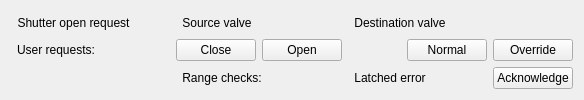
    <widget class="QFrame" name="srcdest">
     <property name="sizePolicy">
      <sizepolicy hsizetype="Preferred" vsizetype="Preferred">
       <horstretch>0</horstretch>
       <verstretch>0</verstretch>
      </sizepolicy>
     </property>
     <property name="maximumSize">
      <size>
       <width>16777215</width>
       <height>100</height>
      </size>
     </property>
     <layout class="QGridLayout" name="gridLayout" rowstretch="2,0,0,0">
      <item row="1" column="0">
       <layout class="QHBoxLayout" name="horizontalLayout_4">
        <item>
         <widget class="PyDMByteIndicator" name="PyDMByteIndicator_4">
          <property name="toolTip">
           <string>Is BTPS requesting shutter open?</string>
          </property>
          <property name="alarmSensitiveContent" stdset="0">
           <bool>false</bool>
          </property>
          <property name="alarmSensitiveBorder" stdset="0">
           <bool>false</bool>
          </property>
          <property name="channel" stdset="0">
           <string>ca://${SHUTTER}LSS:OpenRequest_RBV</string>
          </property>
          <property name="showLabels" stdset="0">
           <bool>false</bool>
          </property>
          <property name="bigEndian" stdset="0">
           <bool>false</bool>
          </property>
          <property name="circles" stdset="0">
           <bool>true</bool>
          </property>
          <property name="numBits" stdset="0">
           <number>1</number>
          </property>
          <property name="shift" stdset="0">
           <number>0</number>
          </property>
          <property name="labels" stdset="0">
           <stringlist>
            <string>Bit 0</string>
           </stringlist>
          </property>
         </widget>
        </item>
        <item>
         <widget class="QLabel" name="label_7">
          <property name="font">
           <font>
            <weight>50</weight>
            <bold>false</bold>
           </font>
          </property>
          <property name="text">
           <string>Shutter open request</string>
          </property>
          <property name="alignment">
           <set>Qt::AlignCenter</set>
          </property>
         </widget>
        </item>
        <item>
         <spacer name="horizontalSpacer_5">
          <property name="orientation">
           <enum>Qt::Horizontal</enum>
          </property>
          <property name="sizeHint" stdset="0">
           <size>
            <width>40</width>
            <height>20</height>
           </size>
          </property>
         </spacer>
        </item>
       </layout>
      </item>
      <item row="3" column="0">
       <layout class="QHBoxLayout" name="horizontalLayout_7">
        <item>
         <widget class="PyDMByteIndicator" name="PyDMByteIndicator_6">
          <property name="toolTip">
           <string>Indicates if all data is being sourced correctly.</string>
          </property>
          <property name="alarmSensitiveContent" stdset="0">
           <bool>false</bool>
          </property>
          <property name="alarmSensitiveBorder" stdset="0">
           <bool>false</bool>
          </property>
          <property name="channel" stdset="0">
           <string>ca://${SOURCE}Valid_RBV</string>
          </property>
          <property name="offColor" stdset="0">
           <color>
            <red>255</red>
            <green>0</green>
            <blue>0</blue>
           </color>
          </property>
          <property name="showLabels" stdset="0">
           <bool>false</bool>
          </property>
          <property name="bigEndian" stdset="0">
           <bool>false</bool>
          </property>
          <property name="circles" stdset="0">
           <bool>true</bool>
          </property>
          <property name="numBits" stdset="0">
           <number>1</number>
          </property>
          <property name="shift" stdset="0">
           <number>0</number>
          </property>
          <property name="labels" stdset="0">
           <stringlist>
            <string>Bit 0</string>
           </stringlist>
          </property>
         </widget>
        </item>
        <item>
         <widget class="PyDMLabel" name="ValidReadback">
          <property name="font">
           <font>
            <weight>50</weight>
            <bold>false</bold>
           </font>
          </property>
          <property name="toolTip">
           <string/>
          </property>
          <property name="rules" stdset="0">
           <string>[]</string>
          </property>
          <property name="alarmSensitiveContent" stdset="0">
           <bool>true</bool>
          </property>
          <property name="channel" stdset="0">
           <string>ca://${SOURCE}Valid_RBV</string>
          </property>
         </widget>
        </item>
        <item>
         <spacer name="horizontalSpacer_7">
          <property name="orientation">
           <enum>Qt::Horizontal</enum>
          </property>
          <property name="sizeHint" stdset="0">
           <size>
            <width>40</width>
            <height>20</height>
           </size>
          </property>
         </spacer>
        </item>
       </layout>
      </item>
      <item row="2" column="1">
       <layout class="QHBoxLayout" name="horizontalLayout_10">
        <item>
         <widget class="PyDMPushButton" name="PyDMPushButton_12">
          <property name="toolTip">
           <string>Request shutter close</string>
          </property>
          <property name="text">
           <string>Close</string>
          </property>
          <property name="alarmSensitiveContent" stdset="0">
           <bool>false</bool>
          </property>
          <property name="alarmSensitiveBorder" stdset="0">
           <bool>false</bool>
          </property>
          <property name="channel" stdset="0">
           <string>ca://${SHUTTER}UserOpen</string>
          </property>
          <property name="passwordProtected" stdset="0">
           <bool>false</bool>
          </property>
          <property name="password" stdset="0">
           <string/>
          </property>
          <property name="protectedPassword" stdset="0">
           <string/>
          </property>
          <property name="showConfirmDialog" stdset="0">
           <bool>false</bool>
          </property>
          <property name="confirmMessage" stdset="0">
           <string/>
          </property>
          <property name="pressValue" stdset="0">
           <string>0</string>
          </property>
          <property name="releaseValue" stdset="0">
           <string>None</string>
          </property>
          <property name="relativeChange" stdset="0">
           <bool>false</bool>
          </property>
          <property name="writeWhenRelease" stdset="0">
           <bool>false</bool>
          </property>
         </widget>
        </item>
        <item>
         <widget class="PyDMPushButton" name="PyDMPushButton_11">
          <property name="toolTip">
           <string>Request shutter open</string>
          </property>
          <property name="text">
           <string>Open</string>
          </property>
          <property name="alarmSensitiveContent" stdset="0">
           <bool>false</bool>
          </property>
          <property name="alarmSensitiveBorder" stdset="0">
           <bool>false</bool>
          </property>
          <property name="channel" stdset="0">
           <string>ca://${SHUTTER}UserOpen</string>
          </property>
          <property name="passwordProtected" stdset="0">
           <bool>false</bool>
          </property>
          <property name="password" stdset="0">
           <string/>
          </property>
          <property name="protectedPassword" stdset="0">
           <string/>
          </property>
          <property name="showConfirmDialog" stdset="0">
           <bool>false</bool>
          </property>
          <property name="confirmMessage" stdset="0">
           <string/>
          </property>
          <property name="pressValue" stdset="0">
           <string>1</string>
          </property>
          <property name="relativeChange" stdset="0">
           <bool>false</bool>
          </property>
          <property name="writeWhenRelease" stdset="0">
           <bool>false</bool>
          </property>
         </widget>
        </item>
       </layout>
      </item>
      <item row="3" column="1">
       <layout class="QHBoxLayout" name="horizontalLayout_6">
        <item>
         <widget class="PyDMByteIndicator" name="PyDMByteIndicator_8">
          <property name="toolTip">
           <string>Indicates if all comparisons on this page are valid.</string>
          </property>
          <property name="alarmSensitiveContent" stdset="0">
           <bool>false</bool>
          </property>
          <property name="alarmSensitiveBorder" stdset="0">
           <bool>false</bool>
          </property>
          <property name="channel" stdset="0">
           <string>ca://${SOURCE}ChecksOK_RBV</string>
          </property>
          <property name="offColor" stdset="0">
           <color>
            <red>255</red>
            <green>0</green>
            <blue>0</blue>
           </color>
          </property>
          <property name="showLabels" stdset="0">
           <bool>false</bool>
          </property>
          <property name="bigEndian" stdset="0">
           <bool>false</bool>
          </property>
          <property name="circles" stdset="0">
           <bool>true</bool>
          </property>
          <property name="numBits" stdset="0">
           <number>1</number>
          </property>
          <property name="shift" stdset="0">
           <number>0</number>
          </property>
          <property name="labels" stdset="0">
           <stringlist>
            <string>Bit 0</string>
           </stringlist>
          </property>
         </widget>
        </item>
        <item>
         <widget class="QLabel" name="label_9">
          <property name="font">
           <font>
            <weight>50</weight>
            <bold>false</bold>
           </font>
          </property>
          <property name="text">
           <string>Range checks:</string>
          </property>
          <property name="alignment">
           <set>Qt::AlignCenter</set>
          </property>
         </widget>
        </item>
        <item>
         <widget class="PyDMLabel" name="InRangeReadback">
          <property name="font">
           <font>
            <weight>75</weight>
            <bold>true</bold>
           </font>
          </property>
          <property name="toolTip">
           <string/>
          </property>
          <property name="precision" stdset="0">
           <number>0</number>
          </property>
          <property name="showUnits" stdset="0">
           <bool>false</bool>
          </property>
          <property name="precisionFromPV" stdset="0">
           <bool>true</bool>
          </property>
          <property name="alarmSensitiveContent" stdset="0">
           <bool>true</bool>
          </property>
          <property name="alarmSensitiveBorder" stdset="0">
           <bool>false</bool>
          </property>
          <property name="channel" stdset="0">
           <string>ca://${SOURCE}ChecksOK_RBV</string>
          </property>
         </widget>
        </item>
        <item>
         <spacer name="horizontalSpacer_6">
          <property name="orientation">
           <enum>Qt::Horizontal</enum>
          </property>
          <property name="sizeHint" stdset="0">
           <size>
            <width>40</width>
            <height>20</height>
           </size>
          </property>
         </spacer>
        </item>
       </layout>
      </item>
      <item row="2" column="2">
       <layout class="QHBoxLayout" name="horizontalLayout_9">
        <item>
         <widget class="PyDMByteIndicator" name="PyDMByteIndicator_9">
          <property name="toolTip">
           <string>Indicates if override mode is set.</string>
          </property>
          <property name="alarmSensitiveContent" stdset="0">
           <bool>false</bool>
          </property>
          <property name="alarmSensitiveBorder" stdset="0">
           <bool>false</bool>
          </property>
          <property name="channel" stdset="0">
           <string>ca://${SHUTTER}Override_RBV</string>
          </property>
          <property name="onColor" stdset="0">
           <color>
            <red>0</red>
            <green>255</green>
            <blue>0</blue>
           </color>
          </property>
          <property name="showLabels" stdset="0">
           <bool>false</bool>
          </property>
          <property name="bigEndian" stdset="0">
           <bool>false</bool>
          </property>
          <property name="circles" stdset="0">
           <bool>true</bool>
          </property>
          <property name="numBits" stdset="0">
           <number>1</number>
          </property>
          <property name="shift" stdset="0">
           <number>0</number>
          </property>
          <property name="labels" stdset="0">
           <stringlist>
            <string>Bit 0</string>
           </stringlist>
          </property>
         </widget>
        </item>
        <item>
         <widget class="PyDMLabel" name="ValidReadback_4">
          <property name="font">
           <font>
            <weight>50</weight>
            <bold>false</bold>
           </font>
          </property>
          <property name="toolTip">
           <string/>
          </property>
          <property name="rules" stdset="0">
           <string>[]</string>
          </property>
          <property name="alarmSensitiveContent" stdset="0">
           <bool>true</bool>
          </property>
          <property name="channel" stdset="0">
           <string>ca://${SHUTTER}Override_RBV</string>
          </property>
         </widget>
        </item>
        <item>
         <spacer name="horizontalSpacer_9">
          <property name="orientation">
           <enum>Qt::Horizontal</enum>
          </property>
          <property name="sizeHint" stdset="0">
           <size>
            <width>40</width>
            <height>20</height>
           </size>
          </property>
         </spacer>
        </item>
        <item>
         <widget class="PyDMPushButton" name="PyDMPushButton_8">
          <property name="toolTip">
           <string>Set normal, non-override mode</string>
          </property>
          <property name="text">
           <string>Normal</string>
          </property>
          <property name="alarmSensitiveContent" stdset="0">
           <bool>false</bool>
          </property>
          <property name="alarmSensitiveBorder" stdset="0">
           <bool>false</bool>
          </property>
          <property name="channel" stdset="0">
           <string>ca://${SHUTTER}Override</string>
          </property>
          <property name="passwordProtected" stdset="0">
           <bool>false</bool>
          </property>
          <property name="password" stdset="0">
           <string/>
          </property>
          <property name="protectedPassword" stdset="0">
           <string/>
          </property>
          <property name="showConfirmDialog" stdset="0">
           <bool>false</bool>
          </property>
          <property name="confirmMessage" stdset="0">
           <string/>
          </property>
          <property name="pressValue" stdset="0">
           <string>0</string>
          </property>
          <property name="releaseValue" stdset="0">
           <string>0</string>
          </property>
          <property name="relativeChange" stdset="0">
           <bool>false</bool>
          </property>
          <property name="writeWhenRelease" stdset="0">
           <bool>false</bool>
          </property>
         </widget>
        </item>
        <item>
         <widget class="PyDMPushButton" name="PyDMPushButton_7">
          <property name="toolTip">
           <string>Set override mode to ignore automated checks temporarily.</string>
          </property>
          <property name="text">
           <string>Override</string>
          </property>
          <property name="alarmSensitiveContent" stdset="0">
           <bool>false</bool>
          </property>
          <property name="alarmSensitiveBorder" stdset="0">
           <bool>false</bool>
          </property>
          <property name="channel" stdset="0">
           <string>ca://${SHUTTER}Override</string>
          </property>
          <property name="passwordProtected" stdset="0">
           <bool>false</bool>
          </property>
          <property name="password" stdset="0">
           <string/>
          </property>
          <property name="protectedPassword" stdset="0">
           <string/>
          </property>
          <property name="showConfirmDialog" stdset="0">
           <bool>false</bool>
          </property>
          <property name="confirmMessage" stdset="0">
           <string/>
          </property>
          <property name="pressValue" stdset="0">
           <string>1</string>
          </property>
          <property name="releaseValue" stdset="0">
           <string>0</string>
          </property>
          <property name="relativeChange" stdset="0">
           <bool>false</bool>
          </property>
          <property name="writeWhenRelease" stdset="0">
           <bool>false</bool>
          </property>
         </widget>
        </item>
       </layout>
      </item>
      <item row="1" column="2">
       <layout class="QHBoxLayout" name="horizontalLayout_5">
        <item>
         <widget class="PyDMByteIndicator" name="PyDMByteIndicator_5">
          <property name="toolTip">
           <string>Is the destination (exit) valve open?</string>
          </property>
          <property name="alarmSensitiveBorder" stdset="0">
           <bool>false</bool>
          </property>
          <property name="channel" stdset="0">
           <string>ca://${DEST}ExitValveReady_RBV</string>
          </property>
          <property name="showLabels" stdset="0">
           <bool>false</bool>
          </property>
          <property name="circles" stdset="0">
           <bool>true</bool>
          </property>
         </widget>
        </item>
        <item>
         <widget class="QLabel" name="label_8">
          <property name="font">
           <font>
            <weight>50</weight>
            <bold>false</bold>
           </font>
          </property>
          <property name="text">
           <string>Destination valve</string>
          </property>
          <property name="alignment">
           <set>Qt::AlignCenter</set>
          </property>
         </widget>
        </item>
        <item>
         <spacer name="horizontalSpacer_3">
          <property name="orientation">
           <enum>Qt::Horizontal</enum>
          </property>
          <property name="sizeHint" stdset="0">
           <size>
            <width>40</width>
            <height>20</height>
           </size>
          </property>
         </spacer>
        </item>
       </layout>
      </item>
      <item row="1" column="1">
       <layout class="QHBoxLayout" name="horizontalLayout">
        <item>
         <widget class="PyDMByteIndicator" name="PyDMByteIndicator_2">
          <property name="toolTip">
           <string>Is the source (entry) valve open?</string>
          </property>
          <property name="alarmSensitiveContent" stdset="0">
           <bool>false</bool>
          </property>
          <property name="alarmSensitiveBorder" stdset="0">
           <bool>false</bool>
          </property>
          <property name="channel" stdset="0">
           <string>ca://${SOURCE}EntryValveReady_RBV</string>
          </property>
          <property name="showLabels" stdset="0">
           <bool>false</bool>
          </property>
          <property name="bigEndian" stdset="0">
           <bool>false</bool>
          </property>
          <property name="circles" stdset="0">
           <bool>true</bool>
          </property>
         </widget>
        </item>
        <item>
         <widget class="QLabel" name="label_5">
          <property name="font">
           <font>
            <weight>50</weight>
            <bold>false</bold>
           </font>
          </property>
          <property name="text">
           <string>Source valve</string>
          </property>
          <property name="alignment">
           <set>Qt::AlignCenter</set>
          </property>
         </widget>
        </item>
        <item>
         <spacer name="horizontalSpacer_2">
          <property name="orientation">
           <enum>Qt::Horizontal</enum>
          </property>
          <property name="sizeHint" stdset="0">
           <size>
            <width>40</width>
            <height>20</height>
           </size>
          </property>
         </spacer>
        </item>
       </layout>
      </item>
      <item row="2" column="0">
       <layout class="QHBoxLayout" name="horizontalLayout_8">
        <item>
         <widget class="PyDMByteIndicator" name="PyDMByteIndicator_7">
          <property name="toolTip">
           <string>Is the user requesting the shutter to be open/closed?</string>
          </property>
          <property name="alarmSensitiveContent" stdset="0">
           <bool>false</bool>
          </property>
          <property name="alarmSensitiveBorder" stdset="0">
           <bool>false</bool>
          </property>
          <property name="channel" stdset="0">
           <string>ca://${SHUTTER}UserOpen_RBV</string>
          </property>
          <property name="showLabels" stdset="0">
           <bool>false</bool>
          </property>
          <property name="bigEndian" stdset="0">
           <bool>false</bool>
          </property>
          <property name="circles" stdset="0">
           <bool>true</bool>
          </property>
          <property name="numBits" stdset="0">
           <number>1</number>
          </property>
          <property name="shift" stdset="0">
           <number>0</number>
          </property>
          <property name="labels" stdset="0">
           <stringlist>
            <string>Bit 0</string>
           </stringlist>
          </property>
         </widget>
        </item>
        <item>
         <widget class="QLabel" name="label_10">
          <property name="font">
           <font>
            <weight>50</weight>
            <bold>false</bold>
           </font>
          </property>
          <property name="text">
           <string>User requests:</string>
          </property>
          <property name="alignment">
           <set>Qt::AlignCenter</set>
          </property>
         </widget>
        </item>
        <item>
         <widget class="PyDMLabel" name="ValidReadback_5">
          <property name="font">
           <font>
            <weight>50</weight>
            <bold>false</bold>
           </font>
          </property>
          <property name="toolTip">
           <string/>
          </property>
          <property name="rules" stdset="0">
           <string>[]</string>
          </property>
          <property name="precision" stdset="0">
           <number>0</number>
          </property>
          <property name="showUnits" stdset="0">
           <bool>false</bool>
          </property>
          <property name="precisionFromPV" stdset="0">
           <bool>true</bool>
          </property>
          <property name="alarmSensitiveContent" stdset="0">
           <bool>true</bool>
          </property>
          <property name="alarmSensitiveBorder" stdset="0">
           <bool>true</bool>
          </property>
          <property name="channel" stdset="0">
           <string>ca://${SHUTTER}UserOpen_RBV</string>
          </property>
         </widget>
        </item>
        <item>
         <spacer name="horizontalSpacer_8">
          <property name="orientation">
           <enum>Qt::Horizontal</enum>
          </property>
          <property name="sizeHint" stdset="0">
           <size>
            <width>40</width>
            <height>20</height>
           </size>
          </property>
         </spacer>
        </item>
       </layout>
      </item>
      <item row="3" column="2">
       <layout class="QHBoxLayout" name="horizontalLayout_11">
        <item>
         <widget class="PyDMByteIndicator" name="PyDMByteIndicator_10">
          <property name="toolTip">
           <string>Is there a latched error that must be acknowledged?</string>
          </property>
          <property name="alarmSensitiveContent" stdset="0">
           <bool>false</bool>
          </property>
          <property name="alarmSensitiveBorder" stdset="0">
           <bool>false</bool>
          </property>
          <property name="channel" stdset="0">
           <string>ca://${SHUTTER}Error_RBV</string>
          </property>
          <property name="onColor" stdset="0">
           <color>
            <red>255</red>
            <green>0</green>
            <blue>0</blue>
           </color>
          </property>
          <property name="showLabels" stdset="0">
           <bool>false</bool>
          </property>
          <property name="bigEndian" stdset="0">
           <bool>false</bool>
          </property>
          <property name="circles" stdset="0">
           <bool>true</bool>
          </property>
          <property name="numBits" stdset="0">
           <number>1</number>
          </property>
          <property name="shift" stdset="0">
           <number>0</number>
          </property>
          <property name="labels" stdset="0">
           <stringlist>
            <string>Bit 0</string>
           </stringlist>
          </property>
         </widget>
        </item>
        <item>
         <widget class="QLabel" name="label_11">
          <property name="font">
           <font>
            <weight>50</weight>
            <bold>false</bold>
           </font>
          </property>
          <property name="text">
           <string>Latched error</string>
          </property>
          <property name="alignment">
           <set>Qt::AlignCenter</set>
          </property>
         </widget>
        </item>
        <item>
         <spacer name="horizontalSpacer_10">
          <property name="orientation">
           <enum>Qt::Horizontal</enum>
          </property>
          <property name="sizeHint" stdset="0">
           <size>
            <width>40</width>
            <height>20</height>
           </size>
          </property>
         </spacer>
        </item>
        <item>
         <widget class="PyDMPushButton" name="PyDMPushButton">
          <property name="toolTip">
           <string/>
          </property>
          <property name="text">
           <string>Acknowledge</string>
          </property>
          <property name="alarmSensitiveContent" stdset="0">
           <bool>false</bool>
          </property>
          <property name="alarmSensitiveBorder" stdset="0">
           <bool>false</bool>
          </property>
          <property name="channel" stdset="0">
           <string>ca://${SHUTTER}Acknowledge</string>
          </property>
          <property name="passwordProtected" stdset="0">
           <bool>false</bool>
          </property>
          <property name="password" stdset="0">
           <string/>
          </property>
          <property name="protectedPassword" stdset="0">
           <string/>
          </property>
          <property name="showConfirmDialog" stdset="0">
           <bool>false</bool>
          </property>
          <property name="confirmMessage" stdset="0">
           <string>Acknowledge latched error?</string>
          </property>
          <property name="pressValue" stdset="0">
           <string>1</string>
          </property>
          <property name="releaseValue" stdset="0">
           <string>0</string>
          </property>
          <property name="relativeChange" stdset="0">
           <bool>false</bool>
          </property>
          <property name="writeWhenRelease" stdset="0">
           <bool>false</bool>
          </property>
         </widget>
        </item>
       </layout>
      </item>
     </layout>
    </widget>
